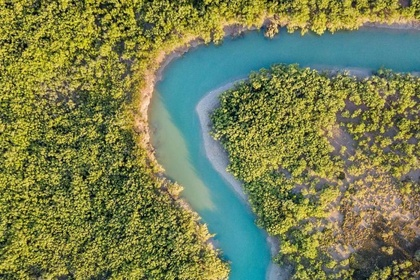
%> input picture Assignment01/image3.jpg, 420 x 280 px, shrunk from 940 x 627 before the run
$ octave --eval "result = enhanceContrast(imread('image3.jpg'));"   (GNU Octave 9; MATLAB toolbox functions it lacks are replaced by stand-ins)
%> lines starting %> are read from the running program, lines starting %| are printed output that depends on the picture
function [enhancedImage] = enhanceContrast (grayImage)

  %Image enhancement
  %

  % get min, max
    max_value = max(grayImage(:));
%> max_value = 255
    min_value = min(grayImage(:));
%> min_value = 0
    enhancedImage = zeros(size(grayImage,1),size(grayImage,2));
    clear enhancedImage;
    range = max_value-min_value;
%> range = 255

    %for every pixel in the image
    for i = 1:size(grayImage,1)
        for j = 1:size(grayImage,2)
            %calculate the contrast enhancement
            % I[r,c] = I[r,c]-min/max-min
            contrast = double(grayImage(i,j) - min_value)/double(range);
            enhancedImage(i,j) = uint8(contrast*255);
        end
    end
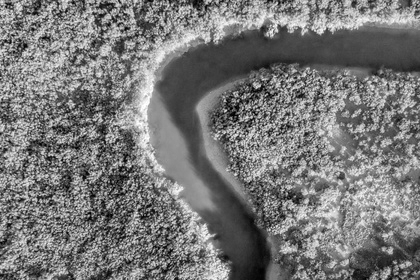
%> enhancedImage: size 280x420 uint8; min 0, max 255, mean 118.9
    %figure(3), imshow(enhancedImage);
    %figure(4), imhist(enhancedImage);


  #{
    Shortly describe the differences to the initial histogram:
    The figure 1 shows a low-contrast image as the the values of x axis in intensity hitogram are only distrbuted in a certain range. To improve the visual quality of the image, One technique of image enhancement is contrast stretching on histogram where the image has to use the full intensity range to display the maximum contrast. Contrast stretching takes an image in which the intensity values span the full intensity range as the figure 3 and 4 shown.
  #}

endfunction

$ run again, on Assignment01/image4.jpg
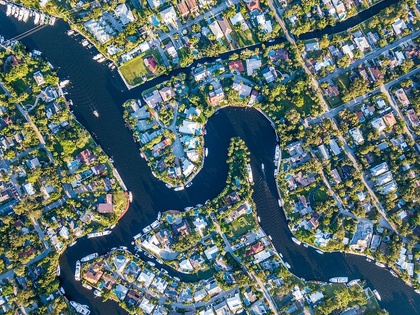
%> input picture Assignment01/image4.jpg, 420 x 315 px, shrunk from 910 x 682 before the run
%> max_value = 255
%> min_value = 0
%> range = 255
%> after the loop in enhanceContrast, `for i = 1:size(grayImage,1)`:
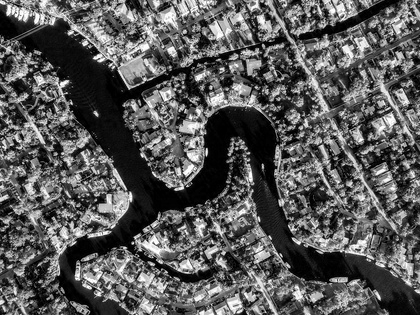
%> enhancedImage: size 315x420 uint8; min 0, max 255, mean 88.5

$ run again, on Assignment01/andreas-gucklhorn-7nV4CZSIoxg-unsplash.jpg
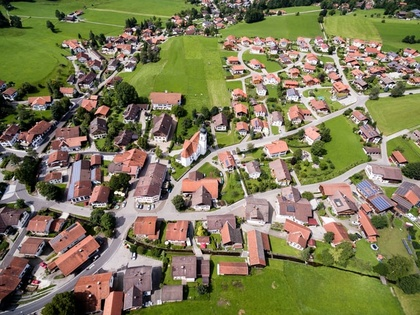
%> input picture Assignment01/andreas-gucklhorn-7nV4CZSIoxg-unsplash.jpg, 420 x 315 px, shrunk from 640 x 480 before the run
%> max_value = 255
%> min_value = 0
%> range = 255
%> after the loop in enhanceContrast, `for i = 1:size(grayImage,1)`:
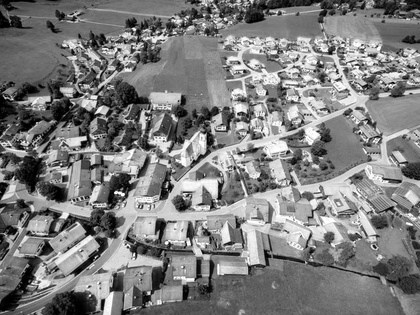
%> enhancedImage: size 315x420 uint8; min 0, max 255, mean 125.8
